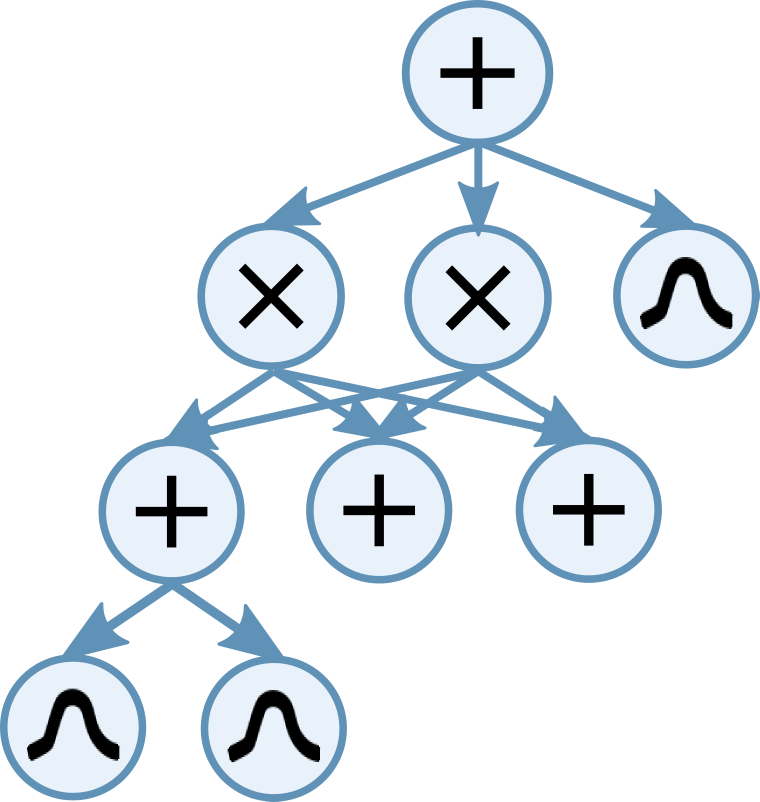
#> input picture figures/globaloptimal/SPNFull.png, 2278 x 2405 px, given in place of globalOptimal.png, which was not available (shown at 1/3 size)
$ python compositeFigure.py
#> lines starting #> are read from the running program, lines starting #| are printed output that depends on the picture; pictures that were not available may be replaced by others from this repository, and a replacement may not be noted
### figures/plot_config.py

_plot_settings = {
    "dpi": 300,
    "ext": "pdf"
}


def get_plot_config(setting_name):
    path = _plot_settings.get(setting_name, None)
    if path is None:
        raise ValueError(f"unknown plot config: {setting_name}")

    return path

### figures/globaloptimal/compositeFigure.py
import matplotlib.pyplot as plt
import matplotlib.image as mpimg

from figures.plot_config import get_plot_config


plt.figure(dpi=get_plot_config('dpi'))

img = mpimg.imread('globalOptimal.png')[::-1,:,:]
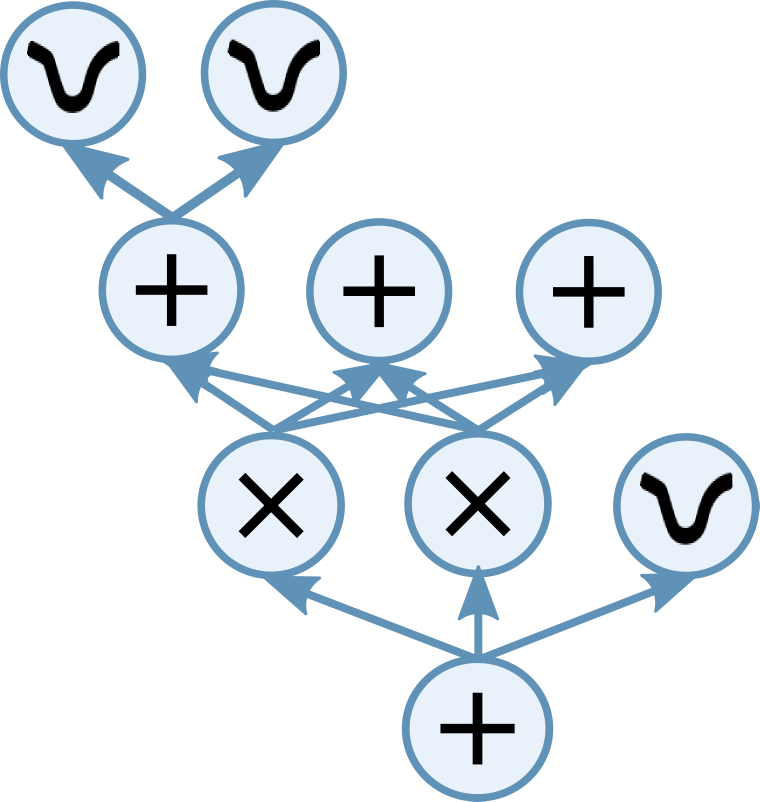
#> img: shape (2405, 2278, 4) float32 (shown at 1/3 size); mean R, G, B, A 0.195, 0.217, 0.237, 0.285; transparent parts drawn white
plt.imshow(img)
w, h, c = img.shape
#> w = 2405; h = 2278; c = 4

#fx = 0.30
#fy = 0.35
fx = 0.12
fy = 0.14


def add_gradient(im):
    y_min = 1330
#> y_min = 1330
    y_grad = 1420
    y_cut = 1780
    x_min = 830
    x_max = 2050

    print(im[y_grad, x_min, :])
#| [0. 0. 0. 0.]

    #im = np.asarray(im)
    for y in range(y_min, y_grad):
        a = 1 - ((y - y_min) / (y_grad - y_min))
        im[y, x_min:x_max, 3] = a * (im[y, x_min:x_max, 2] != 0)
#> this loop made 90 passes
#> a on passes 1 to 12: 1, 0.989, 0.978, 0.967, 0.956, 0.944, 0.933, 0.922, 0.911, 0.9, 0.889, 0.878


    im[y_grad:y_cut, x_min:x_max, :] = 0
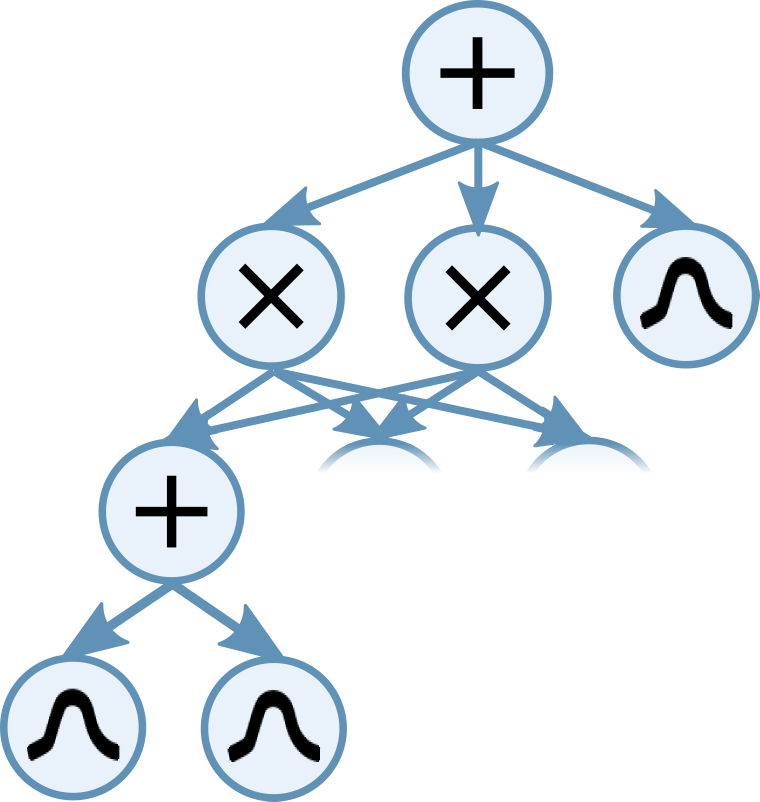
#> im: shape (2405, 2278, 4) float32 (shown at 1/3 size); mean R, G, B, A 0.162, 0.18, 0.197, 0.235; transparent parts drawn white
    #mpimg.
    #return PIL.Image.fromarray(np.uint8(im))
    return im

#imgA = mpimg.imread('SPNFull.png')
imgA = add_gradient(mpimg.imread('SPNFull.png'))
imgB = add_gradient(mpimg.imread('SPNMAP.png'))
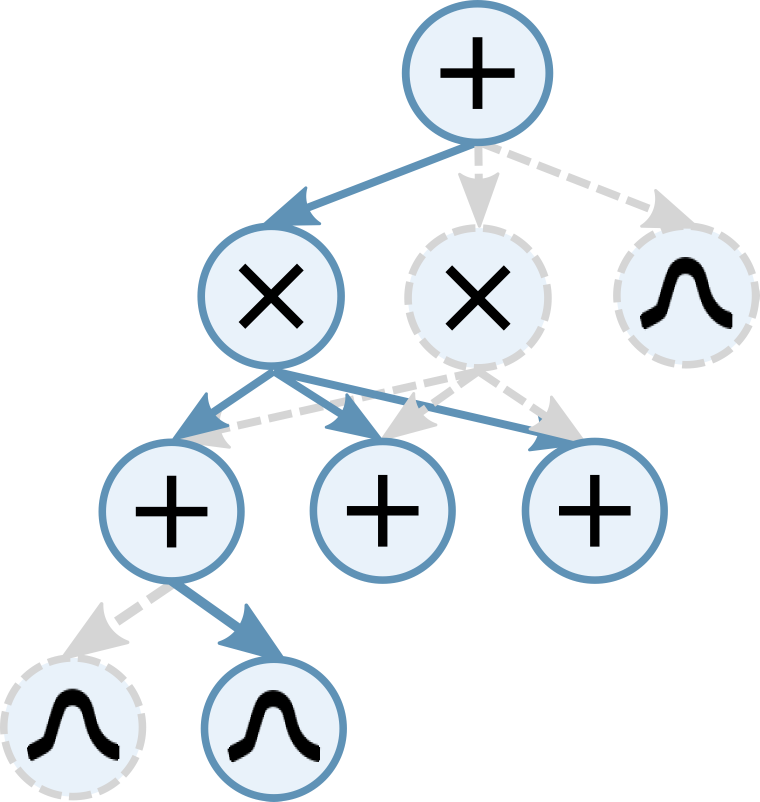
#> input picture figures/globaloptimal/SPNMAP.png, 2278 x 2405 px (shown at 1/3 size)
#| [0. 0. 0. 0.]
#> the loop in add_gradient (call 2), `for y in range(y_min, y_grad):` made 90 passes
#> in add_gradient (call 2), `im[y_grad:y_cut, x_min:x_max, :] = 0`:
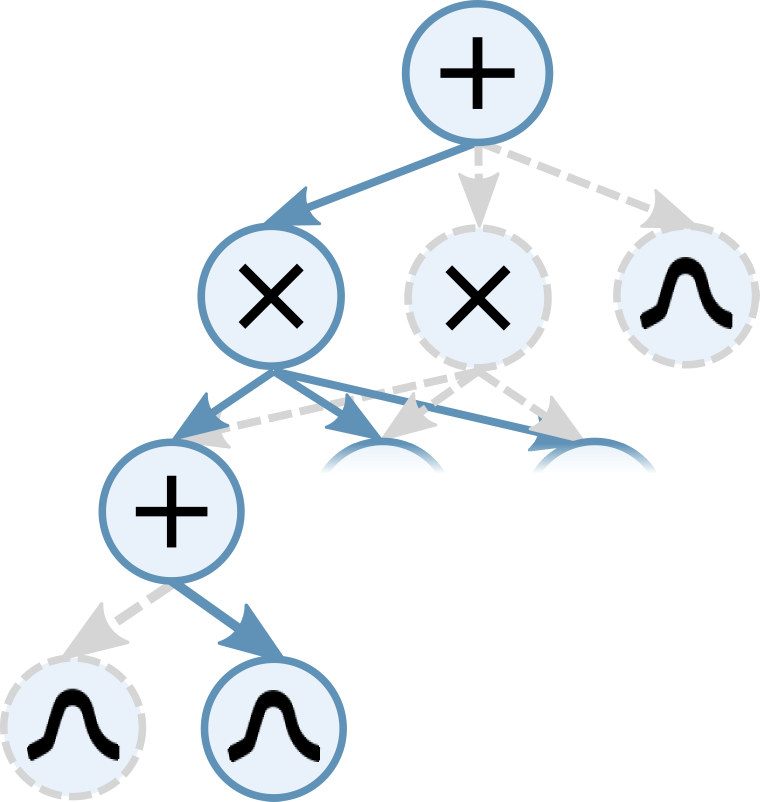
#> im: shape (2405, 2278, 4) float32 (shown at 1/3 size); mean R, G, B, A 0.175, 0.187, 0.199, 0.231; transparent parts drawn white
iw, ih, ic = imgA.shape
#> iw = 2405; ih = 2278; ic = 4


iw *= fx
#> iw = 288.6
ih *= fy
#> ih = 318.9

# 200 / 92

offY = 0

offX = 100
plt.imshow(imgA, extent=[0 +offX, iw+offX, 0+offY, ih+offY])
#bottle_resized = resize(bottle, (140, 54))

offX = 1970
plt.imshow(imgB, extent=[0 +offX, iw+offX, 0+offY, ih+offY])

hpad= 50
wpad= 100
plt.ylim(hpad-50,w-hpad)
plt.xlim(wpad,h-wpad)
plt.tight_layout(h_pad=0.01, w_pad=0.01)
plt.axis('off')

plt.savefig("./figure_globalOptimal.jpg", bbox_inches='tight', dpi=get_plot_config('dpi'))
plt.savefig("./figure_globalOptimal.png", bbox_inches='tight', dpi=get_plot_config('dpi'))
plt.show()
